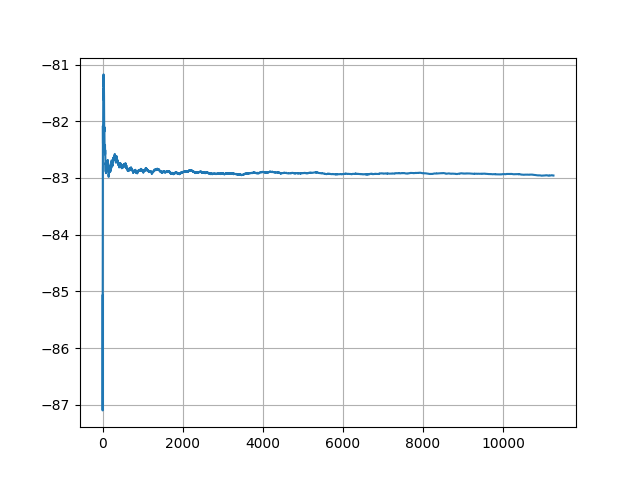

Python code for this plot:
import gymnasium as gym
from collections import namedtuple
from pathlib import Path

import numpy as np
import jax
import jax.numpy as jnp
from flax import nnx
import optax
import orbax.checkpoint as ocp

from tensorflow_probability.substrates import jax as tfp
import matplotlib.pyplot as plt
from scipy.signal import lfilter


ReplayBuffer = namedtuple("ReplayBuffer", "observations actions rewards step_returns")
ExperienceBatch = namedtuple("ExperienceBatch", "obs act ret")


class VPGBuffer(ReplayBuffer):
    def store_step(self, obs, act, rew):
        self.observations.append(obs)
        self.actions.append(act)
        self.rewards.append(rew)

    def wrapup_episode(self, len_episode, discount=0.98):
        # self.step_returns.extend([sum(self.rewards[-len_episode:])] * len_episode)
        rev_ep_rews = self.rewards[-len_episode:][::-1]  # reversed episodic rewards
        drtg = lfilter([1], [1, -discount], rev_ep_rews)[::-1]  # discounted return togo
        self.step_returns.extend(drtg.tolist())

    def extract_experience(self):
        observations_batch = jnp.array(self.observations)
        actions_batch = jnp.array(self.actions)
        returns_batch = jnp.array(self.step_returns)

        experience_batch = ExperienceBatch(
            observations_batch, actions_batch, returns_batch
        )

        return experience_batch


class PolicyNet(nnx.Module):
    """A simple fully-connected Neural Network model"""

    def __init__(self, *, rngs: nnx.Rngs):
        self.linear1 = nnx.Linear(2, 128, rngs=rngs)  # 2-dim o_space
        self.linear2 = nnx.Linear(128, 128, rngs=rngs)
        self.linear3 = nnx.Linear(128, 1, rngs=rngs)  # 1-dim a_space

    def __call__(self, x):
        x = nnx.relu(self.linear1(x))  # 1st layer
        # x = nnx.relu(self.linear2(x))  # 2nd layer
        mu = self.linear3(x)  # mean
        log_sigma = self.linear3(x)
        return mu, log_sigma


@nnx.jit
def make_decision(rngs: nnx.Rngs, actor: PolicyNet, obs: np.ndarray):
    mu, log_sigma = actor(obs)
    distribution = tfp.distributions.Normal(loc=mu, scale=jnp.exp(log_sigma))
    sampled_action = distribution.sample(seed=rngs)
    # logpi_agvns = distribution.log_prob(sampled_action)
    return sampled_action, mu, log_sigma


@nnx.jit
def objective_fn(actor: PolicyNet, experience_batch: ExperienceBatch):
    mu_batch, log_sigma_batch = actor(experience_batch.obs)
    distr_batch = tfp.distributions.Normal(loc=mu_batch, scale=jnp.exp(log_sigma_batch))
    log_pi_as = distr_batch.log_prob(experience_batch.act)
    objective_value = experience_batch.ret * log_pi_as  # expected return

    return -objective_value.mean()


@nnx.jit
def update_params(actor, optimizer, experience_batch):
    grad_fn = nnx.value_and_grad(objective_fn)
    obj_val, grads = grad_fn(actor, experience_batch)
    optimizer.update(grads)  # In-place updates.


# SETUP
env = gym.make("MountainCarContinuous-v0", render_mode="rgb_array", goal_velocity=0.1)
last_obs, _ = env.reset()
prng_keys = nnx.Rngs(29)
buffer = VPGBuffer([], [], [], [])
actor = PolicyNet(rngs=prng_keys)
optimizer = nnx.Optimizer(actor, optax.adamw(3e-4))
max_epochs = 1024
num_episodes, num_steps = 0, 0
len_episode = 0
episode_return = 0.0
deposit_return, average_return = [], []


# LOOP
for e in range(max_epochs):
    for st in range(11 * env.spec.max_episode_steps):  # at least 10 finished episodes
        # act = env.action_space.sample()
        act, mean, log_stdd = make_decision(prng_keys, actor, last_obs)
        # print(act, logp)
        next_obs, rew, term, trunc, info = env.step(np.array(act))
        # Step statistics
        # print("\n")
        # print(f"last observation: {last_obs}")
        # print(f"action: {act}")
        # print(f"next observation: {next_obs}")
        # print(f"reward: {rew}")
        # print(f"episode terminated: {term}")
        # print(f"episode truncated: {trunc}")
        # print(f"info: {info}")
        # print("\n")
        buffer.store_step(last_obs, act, rew)
        episode_return += rew
        num_steps += 1
        len_episode += 1
        last_obs = next_obs
        if term or trunc:
            buffer.wrapup_episode(len_episode)
            # Episode statistics
            num_episodes += 1
            deposit_return.append(episode_return)
            average_return.append(sum(deposit_return) / len(deposit_return))
            print(
                f"\n---\nepisode: {num_episodes}, length: {len_episode}, return: {episode_return}\n---\n"
            )
            # Reset episode
            len_episode, episode_return = 0, 0
            last_obs, _ = env.reset()
            if st > 10 * env.spec.max_episode_steps:  # finish last episode
                break
    # Epoch statistics
    print(
        f"\n===\nepoch {e + 1} \n\ttotal steps: {num_steps}\n\taveraged return: {average_return[-1]}\n==="
    )
    # Update actor
    experience_batch = buffer.extract_experience()
    exp_ret = objective_fn(actor, experience_batch)
    # update_params(actor, optimizer, experience_batch)
    buffer = VPGBuffer([], [], [], [])


plt.plot(average_return)
# plt.ylim(-500, -100)
# plt.yticks(np.arange(-500, -100, 50))
plt.grid(visible=True)
plt.savefig(Path(__file__).parent.joinpath("vpg.png"))


# VALIDATION
input("Press any key to evaluate agent")
env = gym.make("MountainCarContinuous-v0", render_mode="human")
last_obs, _ = env.reset()
episode_return = 0.0
term, trunc = False, False
for _ in range(env.spec.max_episode_steps):
    act_sample, mean, log_stdd = make_decision(prng_keys, actor, last_obs)
    # next_obs, rew, term, trunc, _ = env.step(np.array(mean))
    next_obs, rew, term, trunc, info = env.step(np.array(act_sample))
    print("\n")
    print(f"last observation: {last_obs}")
    print(f"action: {act_sample}")
    print(f"next observation: {next_obs}")
    print(f"reward: {rew}")
    print(f"episode terminated: {term}")
    print(f"episode truncated: {trunc}")
    print(f"info: {info}")
    print("\n")
    episode_return += rew
    last_obs = next_obs
    if term or trunc:
        print(f"\n---return: {episode_return}---\n")
        break
